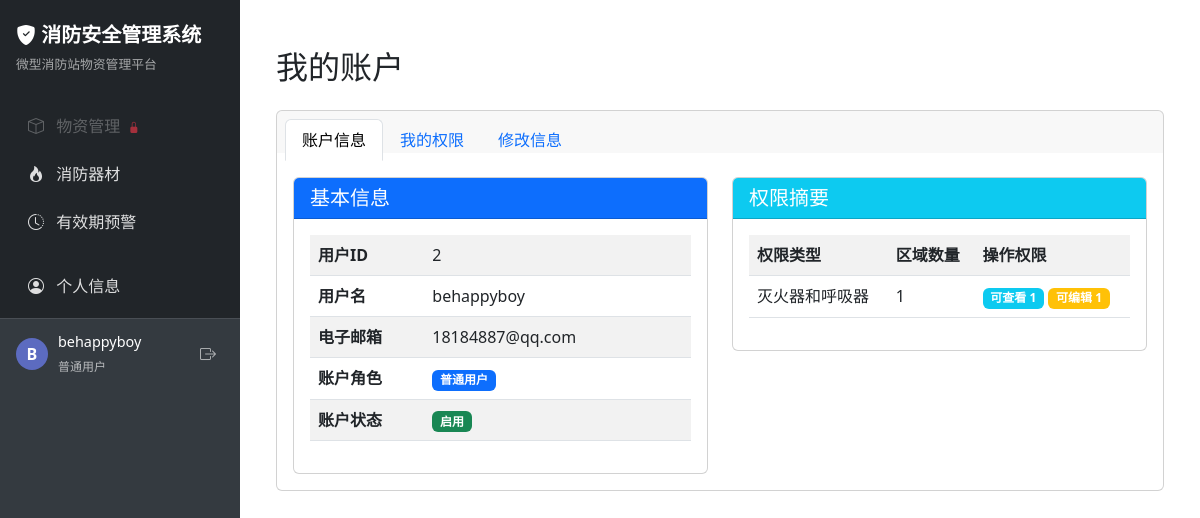
The page /auth/my-account (signed in) on the database its author committed.
### app/models/user.py (models this page shows, shortened)
class User(UserMixin, db.Model):
    __tablename__ = 'user'
    id = db.Column(db.Integer, primary_key=True)
    username = db.Column(db.String(80), unique=True, nullable=False)
    password_hash = db.Column(db.String(256), nullable=False)
    role = db.Column(db.String(20), default='user')  # admin 或 user
    is_active = db.Column(db.Boolean, default=True)  # 账号是否启用
    email = db.Column(db.String(120))  # 添加邮箱字段

class Permission(db.Model):
    __tablename__ = 'permission'
    id = db.Column(db.Integer, primary_key=True)
    user_id = db.Column(db.Integer, db.ForeignKey('user.id', ondelete='CASCADE'), nullable=False)
    operation_type = db.Column(db.String(50), nullable=False)  # 操作类型：微型消防站、灭火器和呼吸器、应急灯具
    area_id = db.Column(db.String(50), nullable=False)  # 区域ID
    area_name = db.Column(db.String(100))  # 区域名称（冗余字段，方便显示）
    can_view = db.Column(db.Boolean, default=True)  # 是否可查看
    can_add = db.Column(db.Boolean, default=False)  # 是否可添加
    can_edit = db.Column(db.Boolean, default=False)  # 是否可编辑
    can_delete = db.Column(db.Boolean, default=False)  # 是否可删除

### app/routes/auth.py (the view)
@auth_bp.route('/my-account')
@login_required
def my_account():
    permissions = Permission.query.filter_by(user_id=current_user.id).all()
    is_admin = current_user.role == 'admin'
    return render_template('auth/my_account.html', permissions=permissions, is_admin=is_admin)

### app/templates/auth/my_account.html (shortened to what this page needs)
{% extends 'base.html' %}
{% block content %}
<div class="container-fluid py-4">
    <h2 class="mb-4">我的账户</h2>
    <div class="card">
        <div class="card-header card-header-tab">
            <ul class="nav nav-tabs card-header-tabs" id="myAccountTabs" role="tablist">
                <li class="nav-item" role="presentation">
                    <button class="nav-link active" id="profile-tab" data-bs-toggle="tab"
                            data-bs-target="#profile" type="button" role="tab"
                            aria-controls="profile" aria-selected="true">账户信息</button>
                </li>
                <li class="nav-item" role="presentation">
                    <button class="nav-link" id="permissions-tab" data-bs-toggle="tab"
                            data-bs-target="#permissions" type="button" role="tab"
                            aria-controls="permissions" aria-selected="false">我的权限</button>
                </li>
                <li class="nav-item" role="presentation">
                    <button class="nav-link" id="update-tab" data-bs-toggle="tab"
                            data-bs-target="#update" type="button" role="tab"
                            aria-controls="update" aria-selected="false">修改信息</button>
                </li>
            </ul>
        </div>
        <div class="card-body card-body-tab">
            <div class="tab-content" id="myAccountTabContent">
                <div class="tab-pane fade show active" id="profile" role="tabpanel" aria-labelledby="profile-tab">
                    <div class="row mt-4">
                        <div class="col-md-6">
                            <div class="card">
                                <div class="card-header bg-primary text-white">
                                    <h5 class="card-title mb-0">基本信息</h5>
                                </div>
                                <div class="card-body">
                                    <table class="table table-striped">
                                        <tr>
                                            <th style="width: 30%">用户ID</th>
                                            <td>{{ current_user.id }}</td>
                                        </tr>
                                        <tr>
                                            <th>用户名</th>
                                            <td>{{ current_user.username }}</td>
                                        </tr>
                                        <tr>
                                            <th>电子邮箱</th>
                                            <td>{{ current_user.email or '未设置' }}</td>
                                        </tr>
                                        <tr>
                                            <th>账户角色</th>
                                            <td>
                                                <span class="badge {% if current_user.role == 'admin' %}bg-danger{% else %}bg-primary{% endif %}">
                                                    {{ '管理员' if current_user.role == 'admin' else '普通用户' }}
                                                </span>
                                            </td>
                                        </tr>
                                        <tr>
                                            <th>账户状态</th>
                                            <td>
                                                <span class="badge {% if current_user.is_active %}bg-success{% else %}bg-secondary{% endif %}">
                                                    {{ '启用' if current_user.is_active else '禁用' }}
                                                </span>
                                            </td>
                                        </tr>
                                    </table>
                                </div>
                            </div>
                        </div>
                        <div class="col-md-6">
                            <div class="card">
                                <div class="card-header bg-info text-white">
                                    <h5 class="card-title mb-0">权限摘要</h5>
                                </div>
                                <div class="card-body">
                                    {% if current_user.role == 'admin' %}
                                    <div class="alert alert-primary">
                                        <i class="bi bi-shield-check me-2"></i>
                                        <strong>管理员权限:</strong> 您作为管理员拥有系统内所有区域的全部操作权限。
                                    </div>
                                    <div class="d-flex flex-wrap mt-3">
                                        <span class="badge bg-info m-1">可查看所有区域</span>
                                        <span class="badge bg-success m-1">可新增所有区域</span>
                                        <span class="badge bg-warning m-1">可编辑所有区域</span>
                                        <span class="badge bg-danger m-1">可删除所有区域</span>
                                    </div>
                                    {% elif permissions %}
                                    <table class="table table-striped">
                                        <tr>
                                            <th>权限类型</th>
                                            <th>区域数量</th>
                                            <th>操作权限</th>
                                        </tr>
                                        {% set ns = namespace(type_counts={'微型消防站': 0, '灭火器和呼吸器': 0, '应急灯具': 0}, ops={}) %}
                                        {% for perm in permissions %}
                                            {% set _ = ns.type_counts.update({perm.operation_type: ns.type_counts[perm.operation_type] + 1}) %}
                                            {% if perm.operation_type not in ns.ops %}
                                                {% set _ = ns.ops.update({perm.operation_type: {'view': 0, 'add': 0, 'edit': 0, 'delete': 0}}) %}
                                            {% endif %}
                                            {% if perm.can_view %}{% set _ = ns.ops[perm.operation_type].update({'view': ns.ops[perm.operation_type]['view'] + 1}) %}{% endif %}
                                            {% if perm.can_add %}{% set _ = ns.ops[perm.operation_type].update({'add': ns.ops[perm.operation_type]['add'] + 1}) %}{% endif %}
                                            {% if perm.can_edit %}{% set _ = ns.ops[perm.operation_type].update({'edit': ns.ops[perm.operation_type]['edit'] + 1}) %}{% endif %}
                                            {% if perm.can_delete %}{% set _ = ns.ops[perm.operation_type].update({'delete': ns.ops[perm.operation_type]['delete'] + 1}) %}{% endif %}
                                        {% endfor %}
                                        {% for type, count in ns.type_counts.items() %}
                                        {% if count > 0 %}
                                        <tr>
                                            <td>{{ type }}</td>
                                            <td>{{ count }}</td>
                                            <td>
                                                {% if ns.ops[type]['view'] > 0 %}<span class="badge bg-info">可查看 {{ ns.ops[type]['view'] }}</span>{% endif %}
                                                {% if ns.ops[type]['edit'] > 0 %}<span class="badge bg-warning">可编辑 {{ ns.ops[type]['edit'] }}</span>{% endif %}
                                            </td>
                                        </tr>
                                        {% endif %}
                                        {% endfor %}
                                    </table>
                                    {% else %}
                                    <div class="alert alert-info">
                                        您当前没有任何操作权限，请联系管理员分配权限。
                                    </div>
                                    {% endif %}
                                </div>
                            </div>
                        </div>
                    </div>
                </div>
            </div>
        </div>
    </div>
</div>
{% endblock %}

### app/templates/base.html (shortened to what this page needs)
<!DOCTYPE html>
<html lang="zh-CN">
<head>
    <link href="https://cdn.jsdelivr.net/npm/bootstrap@5.3.0/dist/css/bootstrap.min.css" rel="stylesheet">
    <link href="https://cdn.jsdelivr.net/npm/bootstrap-icons@1.11.0/font/bootstrap-icons.css" rel="stylesheet">
</head>
<body>
    <div class="wrapper">
        <nav class="sidebar" id="sidebar">
            <div class="sidebar-header">
                <a href="{{ url_for('index') }}">
                    <i class="bi bi-shield-fill-check"></i> 消防安全管理系统
                </a>
                <div class="subtitle">微型消防站物资管理平台</div>
            </div>
            <div class="sidebar-nav">
                <nav class="navbar navbar-dark bg-dark">
                    <div class="container-fluid">
                        <ul class="navbar-nav">
                            <li class="nav-item">
                                <a class="nav-link {% if request.path.startswith('/station') %}active{% endif %}
                                          {% if not user_permissions_by_type.micro_station and current_user.role != 'admin' %}no-permission{% endif %}"
                                   href="{{ url_for('station.index') }}"
                                   {% if not user_permissions_by_type.micro_station and current_user.role != 'admin' %}
                                   onclick="showNoPermissionAlert(event, '微型站物资管理')"
                                   {% endif %}>
                                    <i class="bi bi-box"></i> 物资管理
                                    {% if not user_permissions_by_type.micro_station and current_user.role != 'admin' %}
                                    <i class="bi bi-lock-fill ms-1 text-danger small"></i>
                                    {% endif %}
                                </a>
                            </li>
                            <li class="nav-item">
                                <a class="nav-link {% if request.path.startswith('/equipment') %}active{% endif %}
                                          {% if not user_permissions_by_type.fire_equipment and current_user.role != 'admin' %}no-permission{% endif %}"
                                   href="{{ url_for('equipment.index') }}"
                                   >
                                    <i class="bi bi-fire"></i> 消防器材
                                </a>
                            </li>
                            <li class="nav-item">
                                <a class="nav-link {% if request.path == '/admin/expiry_alert' %}active{% endif %}
                                          {% if not can_view_expiry_alert %}no-permission{% endif %}"
                                   href="{{ url_for('admin.expiry_alert') }}"
                                   >
                                    <i class="bi bi-clock-history"></i> 有效期预警
                                </a>
                            </li>
                            <li class="nav-item mt-3">
                                <a class="nav-link {% if request.path == '/auth/my_account' %}active{% endif %}" href="{{ url_for('auth.my_account') }}">
                                    <i class="bi bi-person-circle"></i> 个人信息
                                </a>
                            </li>
                        </ul>
                    </div>
                </nav>
            </div>
            {% if current_user.is_authenticated %}
            <div class="user-info mt-auto">
                <div class="user-avatar">
                    {{ current_user.username[0].upper() }}
                </div>
                <div class="user-details">
                    <p class="user-name">{{ current_user.username }}</p>
                    <span class="user-role">
                        {% if current_user.role == 'admin' %}管理员{% else %}普通用户{% endif %}
                    </span>
                </div>
                <a href="{{ url_for('auth.logout') }}" class="logout-btn" title="退出登录">
                    <i class="bi bi-box-arrow-right"></i>
                </a>
            </div>
            {% else %}
            <div class="mt-auto p-3">
                <a href="{{ url_for('auth.login') }}" class="btn btn-outline-light btn-sm w-100">
                    <i class="bi bi-box-arrow-in-right me-1"></i> 登录
                </a>
            </div>
            {% endif %}
        </nav>
        <main class="content">
            {% block content %}{% endblock %}
        </main>
    </div>
</body>
</html>

### app/templates/base.html (style rules this page uses)
body { min-height: 100vh; display: flex; flex-direction: column; }
.wrapper { display: flex; flex: 1; }
.sidebar { width: 240px; min-height: 100vh; background-color: #343a40; color: #fff; position: fixed; left: 0; top: 0; bottom: 0; z-index: 1000; padding-top: 0; overflow-y: auto; transition: all 0.3s; }
.sidebar .sidebar-header { padding: 1.25rem 1rem; background-color: #212529; }
.sidebar .sidebar-header a { color: #fff; text-decoration: none; font-size: 1.25rem; font-weight: bold; }
.sidebar .sidebar-header .subtitle { color: rgba(255,255,255,0.6); font-size: 0.8rem; margin-top: 5px; }
.sidebar .nav-link { color: rgba(255, 255, 255, 0.85); padding: 0.75rem 1rem; font-size: 1rem; border-radius: 0; transition: all 0.2s; }
.sidebar .nav-link i { margin-right: 8px; width: 18px; text-align: center; }
main.content { margin-left: 240px; flex: 1; padding: 1.5rem; transition: all 0.3s; }
.user-info { display: flex; align-items: center; padding: 0.75rem 1rem; border-top: 1px solid rgba(255,255,255,0.1); margin-top: auto; }
.user-avatar { width: 32px; height: 32px; border-radius: 50%; background-color: #5c6bc0; color: #fff; display: flex; align-items: center; justify-content: center; font-weight: bold; margin-right: 10px; }
.user-details { flex-grow: 1; }
.user-name { font-weight: 500; color: #fff; margin-bottom: 0; font-size: 0.9rem; }
.user-role { font-size: 0.75rem; color: rgba(255,255,255,0.65); }
.logout-btn { width: 32px; height: 32px; background: none; border: none; color: rgba(255,255,255,0.6); display: flex; align-items: center; justify-content: center; border-radius: 4px; padding: 0; }
.sidebar .nav-link.no-permission { color: rgba(255, 255, 255, 0.4) !important; opacity: 0.7; cursor: not-allowed; }
.sidebar .nav-link.no-permission i.bi-lock-fill { font-size: 0.7rem; vertical-align: middle; }

### app/templates/auth/my_account.html (style rules this page uses)
.card-header-tab { border-bottom: 0; padding-bottom: 0; }
.card-body-tab { padding-top: 0; }
.nav-tabs .nav-link { margin-bottom: 0; }

### rows shown on the page
User: username "B", username "behappyboy", id "2", email "18184887@qq.com", role "普通用户", is_active "启用"
Permission: operation_type "灭火器和呼吸器", count "1", ops "1"
